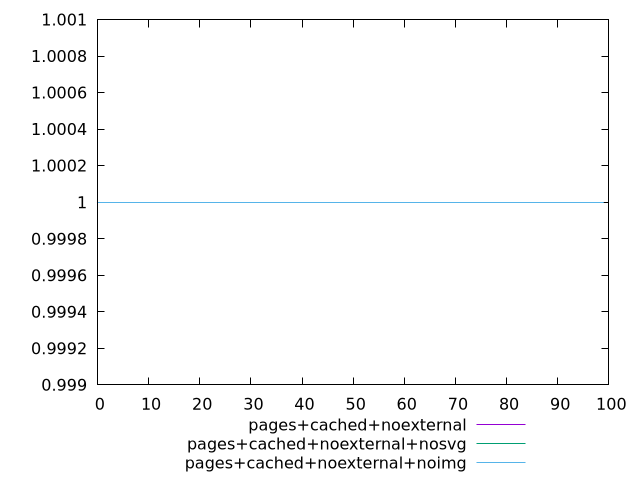

This figure's gnuplot source:
$_pagesCachedNoexternal <<EOF
EOF
$_pagesCachedNoexternalNosvg <<EOF
EOF
$_pagesCachedNoexternalNoimg <<EOF
EOF
set key outside below
set terminal pngcairo
set output "report_00006_2020-11-02T20-21-41.718Z/no-document-write/no-document-write_pages+cached+noexternal_pages+cached+noexternal+nosvg_pages+cached+noexternal+noimg.png"
set yrange [NaN:NaN]
plot $_pagesCachedNoexternal title "pages+cached+noexternal" with line ,$_pagesCachedNoexternalNosvg title "pages+cached+noexternal+nosvg" with line ,$_pagesCachedNoexternalNoimg title "pages+cached+noexternal+noimg" with line ,
